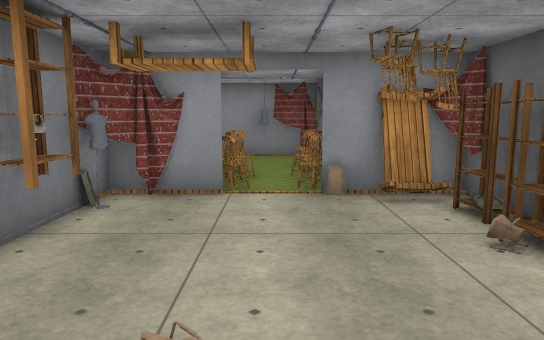
[1] (above)

13 first-person views from a walk through a Unity game level. The camera is 1.4 m above the floor, tilts 8° down and sees 70° across. Doors are open. The floor is counted in squares, 1 m on a side. Each view is taken from the middle of a square. On the plan, view 1 faces up. The plan holds only what a view shows up to about 16 squares ahead; the rest is blank. The place goes on beyond the plan. Surface patterns are stand-ins for the level's own textures.

[2]
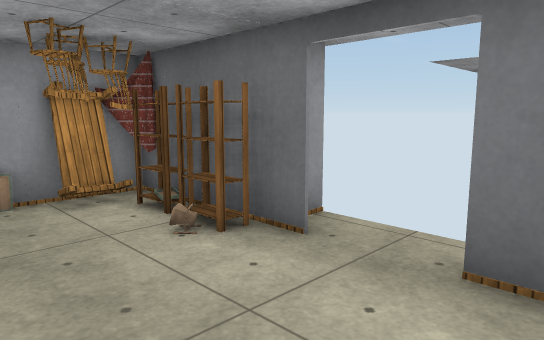

[3]
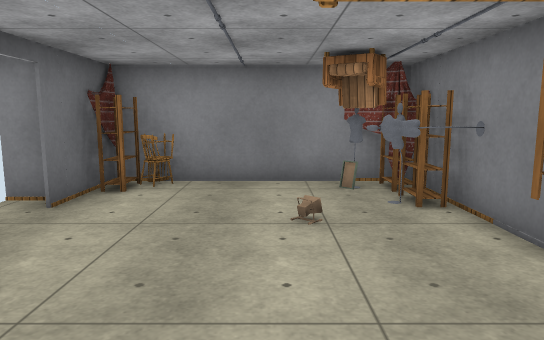

[4]
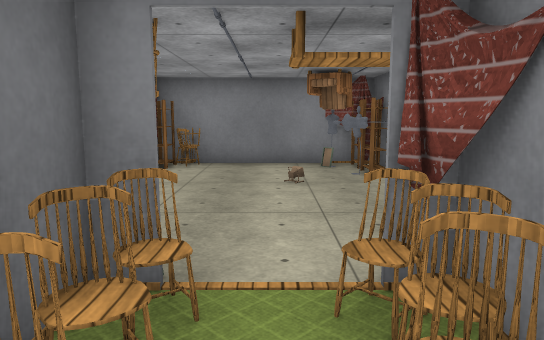

[5]
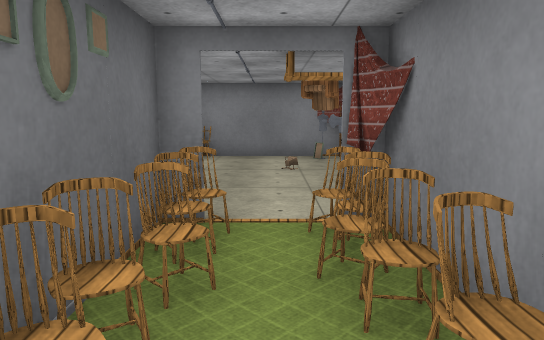

[6]
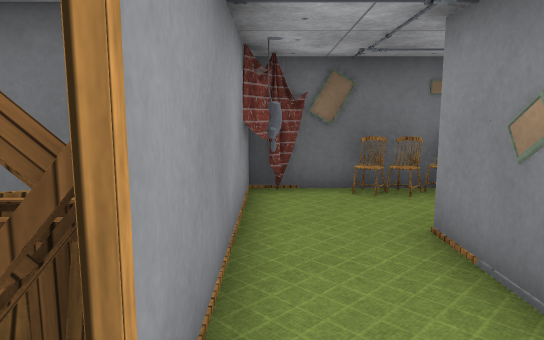

[7]
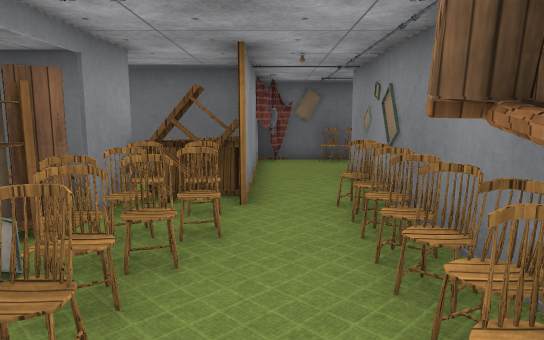

[8]
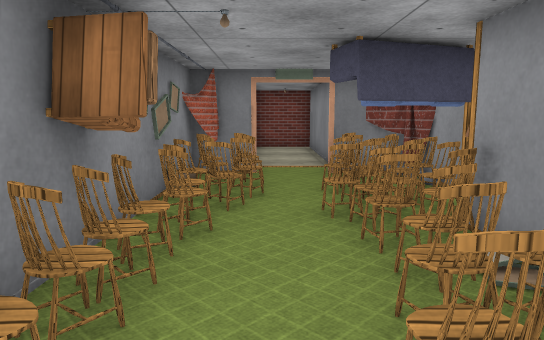

[9]
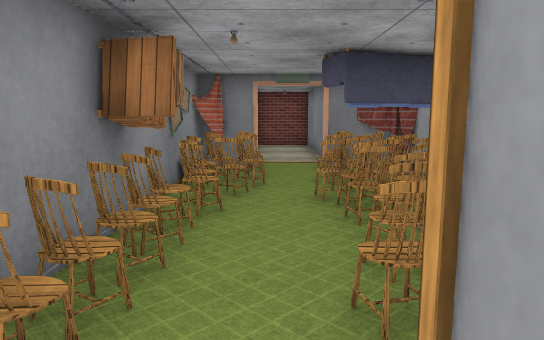

[10]
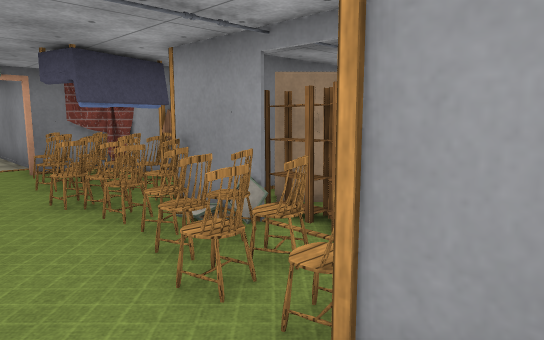

[11]
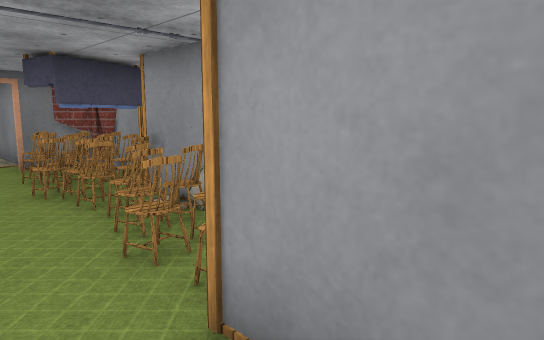

[12]
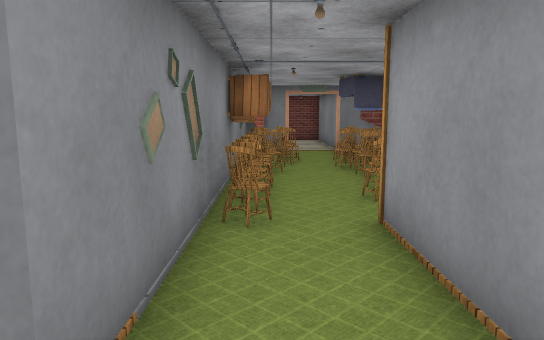

[13]
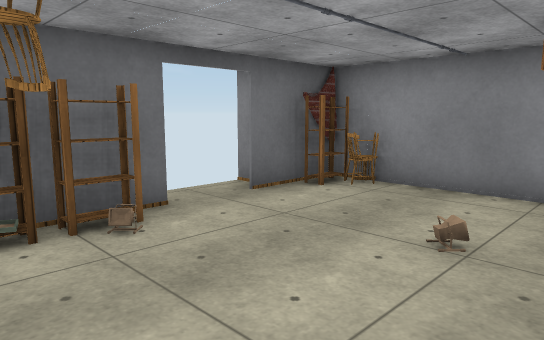

### Floor plan
Key: @ floor where view 1 was taken; # wall or solid block; . floor; D open door; = window, fence, low wall or low ledge; S shelf; C chair; T table; A cabinet; F sofa; O other object.
Columns run from 14 left of view 1 to 4 right of it. Each row starts with its distance up from view 1.
 16  OOA #SSAO# #
 15 OOOFOO OOSST#
 14 #.OFOOOOOSS O=OO
 13 #.............O#
 12 OOOOOCCOOO.....##
 11 #O######O###O..O#
 10             =O.O#
  9             =O.O=
  8             =#.O=
  7            ##O.OO##
  6            O....OS=
  5            #....OS=
  4            SS....S
  3            #.....DD
  2            #.....DD
  1            SS....DD
  0            #CC@..S
 -1            #S...OS
 -2            #===O##

Where each view was taken, in squares from view 1:
view 1: 0 up, 0 right, facing up
view 2: 0 up, 0 right, facing up-right
view 3: 7 up, 0 right, facing down
view 4: 10 up, 0 right, facing down
view 5: 12 up, 0 right, facing down
view 6: 13 up, 6 left, facing right
view 7: 13 up, 11 left, facing right
view 8: 13 up, 5 left, facing left
view 9: 13 up, 4 left, facing left
view 10: 12 up, 4 left, facing up-left
view 11: 12 up, 3 left, facing up-left
view 12: 12 up, 0 right, facing left
view 13: 6 up, 2 left, facing down-right
